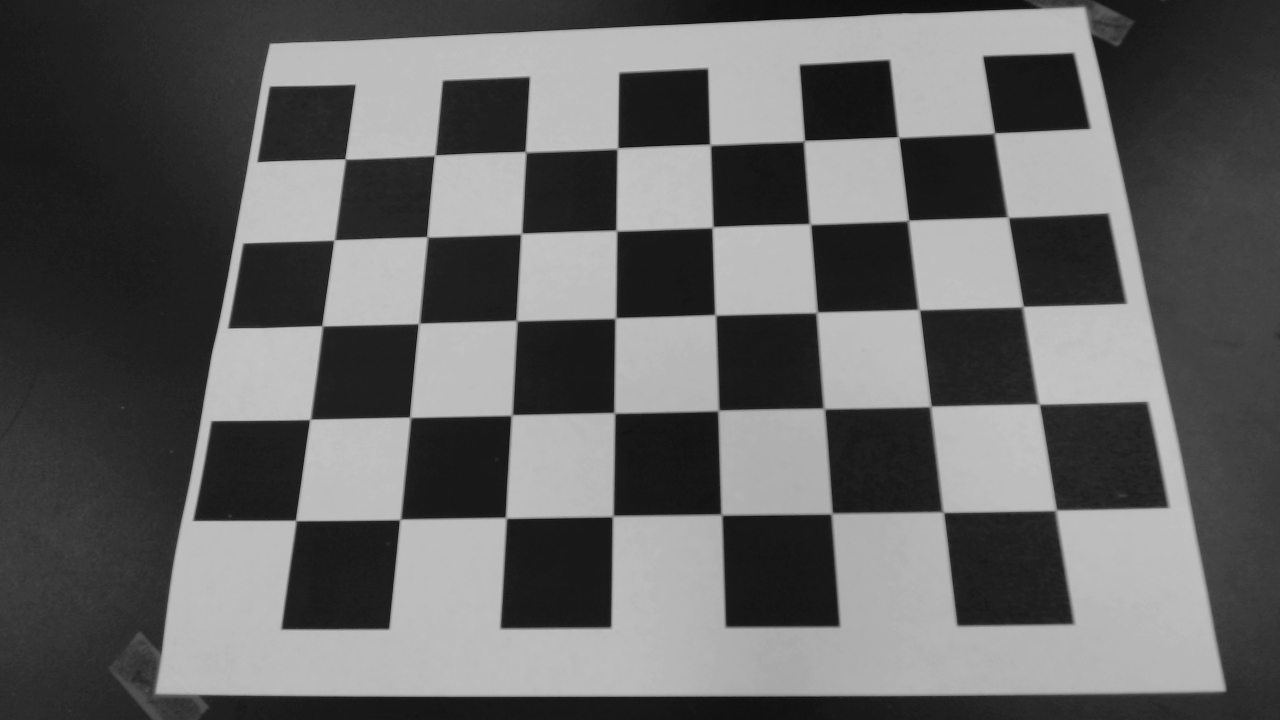
#> input picture data/raw/test_20260216_150656/right/right_000.png, 1280 x 720 px, found by its file name; its folder holds 4 pictures in this run
$ python test.py   (older library calls are emulated)
#> lines starting #> are read from the running program, lines starting #| are printed output that depends on the picture
import cv2
import numpy as np

def corner_sharpness(gray, corners, patch_size=9):
    """
    Compute mean Laplacian variance in patches around each corner.
    """
    h, w = gray.shape
    r = patch_size // 2
    scores = []

    for pt in corners:
        x, y = int(pt[0][0]), int(pt[0][1])

        x1 = max(0, x - r)
        x2 = min(w, x + r + 1)
        y1 = max(0, y - r)
        y2 = min(h, y + r + 1)

        patch = gray[y1:y2, x1:x2]

        if patch.size < 9:  # too small to be meaningful
            continue

        lap_var = cv2.Laplacian(patch, cv2.CV_64F).var()
        scores.append(lap_var)

    if len(scores) == 0:
        return 0.0

    return float(np.mean(scores))

for k in range(17):
    path = f"data/raw/test_20260216_150656/right/right_{k:03d}.png"
    img = cv2.imread(path)
#> img is the input picture: shape (720, 1280, 3); min 10, max 197, mean 99.9

    if img is None:
        raise FileNotFoundError(f"file not found: {path}")

    gray = cv2.cvtColor(img, cv2.COLOR_BGR2GRAY)
    norm = np.empty_like(gray)
    cv2.normalize(gray, norm, 0, 255, cv2.NORM_MINMAX)
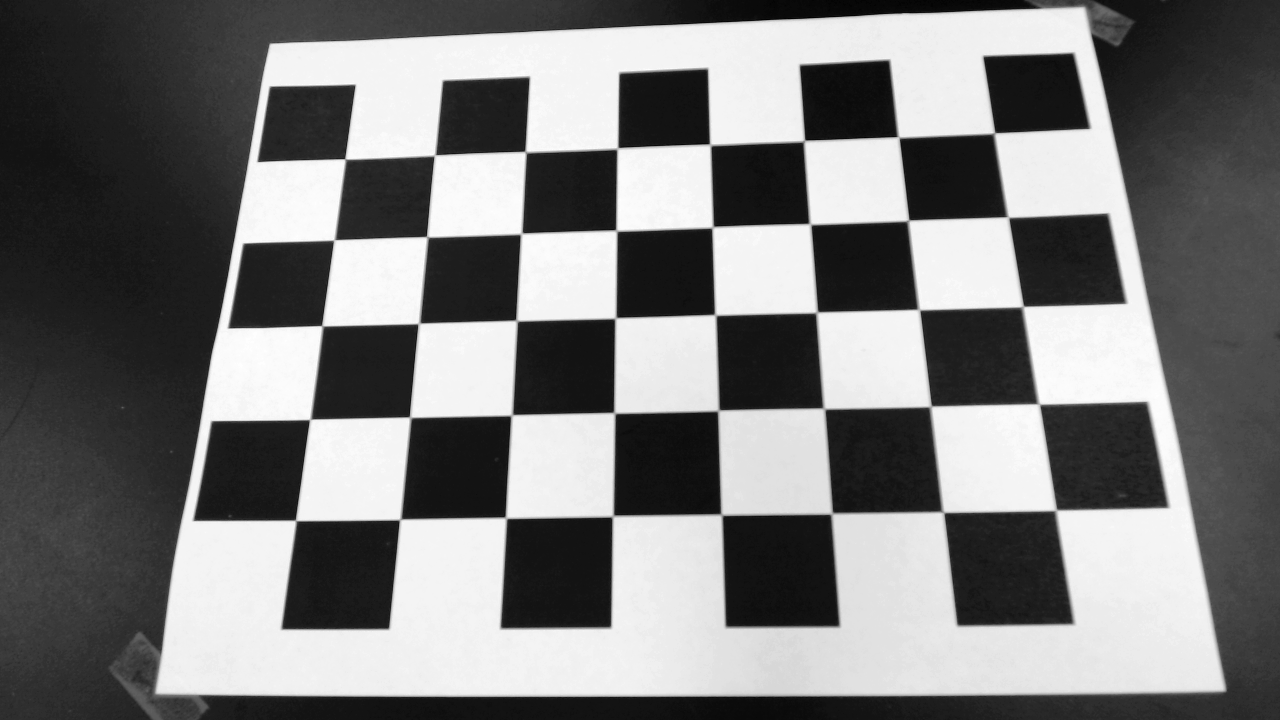
#> norm: shape (720, 1280); min 0, max 255, mean 122.5
    gray = norm

    rows, cols = 5, 9
    pattern_size = (rows, cols)

    ret, corners = cv2.findChessboardCornersSB(
        gray,
        pattern_size,
        flags=cv2.CALIB_CB_EXHAUSTIVE | cv2.CALIB_CB_ACCURACY
    )
#> ret = True; corners = 45 rows, first 8: [189.8, 512.2], [207.1, 423.7], [225.4, 320], [239.8, 245.8], [254.9, 153.8], [296, 520.4], [310.2, 419.3], [322.5, 325.9]

    if not ret:
        pattern_size = (cols, rows)
        ret, corners = cv2.findChessboardCornersSB(
            gray,
            pattern_size,
            flags=cv2.CALIB_CB_EXHAUSTIVE | cv2.CALIB_CB_ACCURACY
        )

    sharp = 0.0
    if ret and corners is not None:
        sharp = corner_sharpness(gray, corners)
#> the loop in corner_sharpness, `for pt in corners:` made 45 passes
#> (pt, x, y, x1, x2, y1, y2, lap_var) on passes 1 to 12: ([[189.8, 512.2]], 189, 512, 185, 194, 508, 517, 444.3), ([[207.1, 423.7]], 207, 423, 203, 212, 419, 428, 1624.3), ([[225.4, 320]], 225, 319, 221, 230, 315, 324, 1859.5), ([[239.8, 245.8]], 239, 245, 235, 244, 241, 250, 1833.3), ([[254.9, 153.8]], 254, 153, 250, 259, 149, 158, 2470), ([[296, 520.4]], 296, 520, 292, 301, 516, 525, 2793.9), ([[310.2, 419.3]], 310, 419, 306, 315, 415, 424, 2341), ([[322.5, 325.9]], 322, 325, 318, 327, 321, 330, 3252.9), ([[334.3, 240.1]], 334, 240, 330, 339, 236, 245, 2742.4), ([[345.4, 159.2]], 345, 159, 341, 350, 155, 164, 3669.6), ([[400.3, 519.3]], 400, 519, 396, 405, 515, 524, 2142.1), ([[410.2, 417.3]], 410, 417, 406, 415, 413, 422, 2821.7)
#> after the loop in corner_sharpness, `for pt in corners:`: scores = 45 values, max 3669.6 at index 9, min 444.3 at index 0, mean 2067.6
#> sharp = 2067.6

    print(f"board {k}: found={ret} dims={pattern_size} sharpness={sharp:.2f}")
#| board 0: found=True dims=(5, 9) sharpness=2067.55
#> (the run stopped early here; a loop or call above may not have finished)
